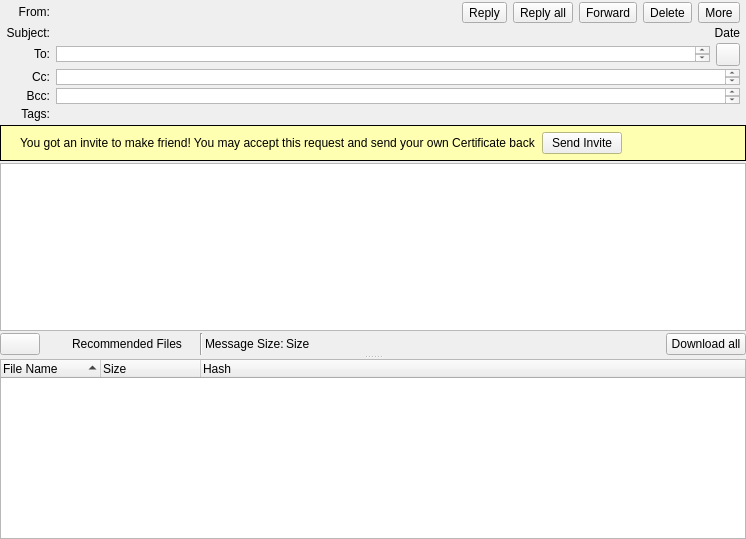
<?xml version="1.0" encoding="UTF-8"?>
<ui version="4.0">
 <class>MessageWidget</class>
 <widget class="QWidget" name="MessageWidget">
  <property name="geometry">
   <rect>
    <x>0</x>
    <y>0</y>
    <width>746</width>
    <height>539</height>
   </rect>
  </property>
  <layout class="QHBoxLayout" name="MessageWidgetHLayout">
   <property name="leftMargin">
    <number>0</number>
   </property>
   <property name="topMargin">
    <number>2</number>
   </property>
   <property name="rightMargin">
    <number>0</number>
   </property>
   <property name="bottomMargin">
    <number>0</number>
   </property>
   <item>
    <widget class="QSplitter" name="mainSplitter">
     <property name="orientation">
      <enum>Qt::Vertical</enum>
     </property>
     <widget class="QSplitter" name="msgSplitter">
      <property name="orientation">
       <enum>Qt::Vertical</enum>
      </property>
      <widget class="QWidget" name="layoutWidget">
       <layout class="QVBoxLayout" name="msgSplitterVLayout">
        <property name="spacing">
         <number>2</number>
        </property>
        <item>
         <layout class="QGridLayout" name="msgSplitterGLayout">
          <property name="leftMargin">
           <number>6</number>
          </property>
          <property name="rightMargin">
           <number>6</number>
          </property>
          <property name="horizontalSpacing">
           <number>6</number>
          </property>
          <property name="verticalSpacing">
           <number>3</number>
          </property>
          <item row="1" column="4">
           <widget class="QLabel" name="dateText">
            <property name="sizePolicy">
             <sizepolicy hsizetype="Minimum" vsizetype="Preferred">
              <horstretch>0</horstretch>
              <verstretch>0</verstretch>
             </sizepolicy>
            </property>
            <property name="font">
             <font>
              <pointsize>9</pointsize>
             </font>
            </property>
            <property name="layoutDirection">
             <enum>Qt::LeftToRight</enum>
            </property>
            <property name="text">
             <string notr="true">Date</string>
            </property>
            <property name="alignment">
             <set>Qt::AlignRight|Qt::AlignTrailing|Qt::AlignVCenter</set>
            </property>
            <property name="textInteractionFlags">
             <set>Qt::LinksAccessibleByMouse|Qt::TextSelectableByMouse</set>
            </property>
           </widget>
          </item>
          <item row="0" column="2" colspan="3">
           <layout class="QHBoxLayout" name="subjectHLayout">
            <property name="spacing">
             <number>6</number>
            </property>
            <item>
             <widget class="QToolButton" name="replyButton">
              <property name="text">
               <string>Reply</string>
              </property>
              <property name="icon">
               <iconset resource="../icons.qrc">
                <normaloff>:/icons/mail/reply.png</normaloff>:/icons/mail/reply.png</iconset>
              </property>
              <property name="iconSize">
               <size>
                <width>22</width>
                <height>22</height>
               </size>
              </property>
              <property name="toolButtonStyle">
               <enum>Qt::ToolButtonTextBesideIcon</enum>
              </property>
             </widget>
            </item>
            <item>
             <widget class="QToolButton" name="replyallButton">
              <property name="toolTip">
               <string>&lt;html&gt;&lt;head/&gt;&lt;body&gt;&lt;p&gt;Reply to All&lt;/p&gt;&lt;/body&gt;&lt;/html&gt;</string>
              </property>
              <property name="text">
               <string>Reply all</string>
              </property>
              <property name="icon">
               <iconset resource="../icons.qrc">
                <normaloff>:/icons/mail/reply-all.png</normaloff>:/icons/mail/reply-all.png</iconset>
              </property>
              <property name="iconSize">
               <size>
                <width>22</width>
                <height>22</height>
               </size>
              </property>
              <property name="toolButtonStyle">
               <enum>Qt::ToolButtonTextBesideIcon</enum>
              </property>
             </widget>
            </item>
            <item>
             <widget class="QToolButton" name="forwardButton">
              <property name="toolTip">
               <string>&lt;html&gt;&lt;head/&gt;&lt;body&gt;&lt;p&gt;Forward selected Message&lt;/p&gt;&lt;/body&gt;&lt;/html&gt;</string>
              </property>
              <property name="text">
               <string>Forward</string>
              </property>
              <property name="icon">
               <iconset resource="../icons.qrc">
                <normaloff>:/icons/mail/foward.png</normaloff>:/icons/mail/foward.png</iconset>
              </property>
              <property name="iconSize">
               <size>
                <width>22</width>
                <height>22</height>
               </size>
              </property>
              <property name="toolButtonStyle">
               <enum>Qt::ToolButtonTextBesideIcon</enum>
              </property>
             </widget>
            </item>
            <item>
             <widget class="QToolButton" name="deleteButton">
              <property name="text">
               <string>Delete</string>
              </property>
              <property name="icon">
               <iconset resource="../icons.qrc">
                <normaloff>:/icons/mail/delete.png</normaloff>:/icons/mail/delete.png</iconset>
              </property>
              <property name="iconSize">
               <size>
                <width>22</width>
                <height>22</height>
               </size>
              </property>
              <property name="toolButtonStyle">
               <enum>Qt::ToolButtonTextBesideIcon</enum>
              </property>
             </widget>
            </item>
            <item>
             <widget class="QToolButton" name="moreButton">
              <property name="sizePolicy">
               <sizepolicy hsizetype="Fixed" vsizetype="Preferred">
                <horstretch>0</horstretch>
                <verstretch>0</verstretch>
               </sizepolicy>
              </property>
              <property name="toolTip">
               <string>&lt;html&gt;&lt;head/&gt;&lt;body&gt;&lt;p&gt;More actions&lt;/p&gt;&lt;/body&gt;&lt;/html&gt;</string>
              </property>
              <property name="text">
               <string>More</string>
              </property>
              <property name="icon">
               <iconset resource="../icons.qrc">
                <normaloff>:/icons/png/options2.png</normaloff>:/icons/png/options2.png</iconset>
              </property>
              <property name="iconSize">
               <size>
                <width>22</width>
                <height>22</height>
               </size>
              </property>
              <property name="popupMode">
               <enum>QToolButton::InstantPopup</enum>
              </property>
              <property name="toolButtonStyle">
               <enum>Qt::ToolButtonTextBesideIcon</enum>
              </property>
             </widget>
            </item>
           </layout>
          </item>
          <item row="7" column="0">
           <widget class="QLabel" name="tagsLabel">
            <property name="sizePolicy">
             <sizepolicy hsizetype="Expanding" vsizetype="Fixed">
              <horstretch>0</horstretch>
              <verstretch>0</verstretch>
             </sizepolicy>
            </property>
            <property name="text">
             <string>Tags:</string>
            </property>
            <property name="alignment">
             <set>Qt::AlignRight|Qt::AlignTrailing|Qt::AlignVCenter</set>
            </property>
           </widget>
          </item>
          <item row="1" column="0">
           <widget class="QLabel" name="subjectLabel">
            <property name="sizePolicy">
             <sizepolicy hsizetype="Expanding" vsizetype="Fixed">
              <horstretch>0</horstretch>
              <verstretch>0</verstretch>
             </sizepolicy>
            </property>
            <property name="text">
             <string>Subject:</string>
            </property>
            <property name="alignment">
             <set>Qt::AlignRight|Qt::AlignTrailing|Qt::AlignVCenter</set>
            </property>
           </widget>
          </item>
          <item row="5" column="0">
           <widget class="QLabel" name="ccLabel">
            <property name="sizePolicy">
             <sizepolicy hsizetype="Expanding" vsizetype="Fixed">
              <horstretch>0</horstretch>
              <verstretch>0</verstretch>
             </sizepolicy>
            </property>
            <property name="text">
             <string>Cc:</string>
            </property>
            <property name="alignment">
             <set>Qt::AlignRight|Qt::AlignTrailing|Qt::AlignVCenter</set>
            </property>
            <property name="wordWrap">
             <bool>false</bool>
            </property>
           </widget>
          </item>
          <item row="6" column="0">
           <widget class="QLabel" name="bccLabel">
            <property name="sizePolicy">
             <sizepolicy hsizetype="Expanding" vsizetype="Fixed">
              <horstretch>0</horstretch>
              <verstretch>0</verstretch>
             </sizepolicy>
            </property>
            <property name="text">
             <string>Bcc:</string>
            </property>
            <property name="alignment">
             <set>Qt::AlignRight|Qt::AlignTrailing|Qt::AlignVCenter</set>
            </property>
           </widget>
          </item>
          <item row="4" column="0">
           <widget class="QLabel" name="toLabel">
            <property name="sizePolicy">
             <sizepolicy hsizetype="Expanding" vsizetype="Fixed">
              <horstretch>0</horstretch>
              <verstretch>0</verstretch>
             </sizepolicy>
            </property>
            <property name="text">
             <string>To:</string>
            </property>
            <property name="alignment">
             <set>Qt::AlignRight|Qt::AlignTrailing|Qt::AlignVCenter</set>
            </property>
           </widget>
          </item>
          <item row="1" column="1" colspan="3">
           <widget class="QLabel" name="subjectText">
            <property name="sizePolicy">
             <sizepolicy hsizetype="Expanding" vsizetype="Preferred">
              <horstretch>0</horstretch>
              <verstretch>0</verstretch>
             </sizepolicy>
            </property>
            <property name="wordWrap">
             <bool>true</bool>
            </property>
            <property name="textInteractionFlags">
             <set>Qt::LinksAccessibleByMouse|Qt::TextSelectableByMouse</set>
            </property>
           </widget>
          </item>
          <item row="5" column="1" colspan="4">
           <widget class="RSTextBrowser" name="trans_CCText">
            <property name="sizePolicy">
             <sizepolicy hsizetype="Expanding" vsizetype="Maximum">
              <horstretch>0</horstretch>
              <verstretch>0</verstretch>
             </sizepolicy>
            </property>
            <property name="maximumSize">
             <size>
              <width>16777215</width>
              <height>16</height>
             </size>
            </property>
            <property name="openExternalLinks">
             <bool>true</bool>
            </property>
           </widget>
          </item>
          <item row="0" column="1">
           <widget class="QLabel" name="fromText">
            <property name="sizePolicy">
             <sizepolicy hsizetype="Expanding" vsizetype="Preferred">
              <horstretch>2</horstretch>
              <verstretch>0</verstretch>
             </sizepolicy>
            </property>
            <property name="minimumSize">
             <size>
              <width>0</width>
              <height>0</height>
             </size>
            </property>
            <property name="maximumSize">
             <size>
              <width>16777215</width>
              <height>16777215</height>
             </size>
            </property>
            <property name="scaledContents">
             <bool>true</bool>
            </property>
            <property name="openExternalLinks">
             <bool>true</bool>
            </property>
           </widget>
          </item>
          <item row="6" column="1" colspan="4">
           <widget class="RSTextBrowser" name="trans_BCCText">
            <property name="sizePolicy">
             <sizepolicy hsizetype="Expanding" vsizetype="Maximum">
              <horstretch>0</horstretch>
              <verstretch>0</verstretch>
             </sizepolicy>
            </property>
            <property name="maximumSize">
             <size>
              <width>16777215</width>
              <height>16</height>
             </size>
            </property>
            <property name="openExternalLinks">
             <bool>true</bool>
            </property>
           </widget>
          </item>
          <item row="7" column="1" colspan="4">
           <layout class="QHBoxLayout" name="tagLayout"/>
          </item>
          <item row="0" column="0">
           <widget class="QLabel" name="fromLabel">
            <property name="sizePolicy">
             <sizepolicy hsizetype="Expanding" vsizetype="Fixed">
              <horstretch>0</horstretch>
              <verstretch>0</verstretch>
             </sizepolicy>
            </property>
            <property name="text">
             <string>From:</string>
            </property>
            <property name="alignment">
             <set>Qt::AlignRight|Qt::AlignTrailing|Qt::AlignVCenter</set>
            </property>
           </widget>
          </item>
          <item row="4" column="1" colspan="4">
           <layout class="QHBoxLayout" name="horizontalLayout">
            <property name="spacing">
             <number>6</number>
            </property>
            <item>
             <widget class="RSTextBrowser" name="trans_ToText">
              <property name="sizePolicy">
               <sizepolicy hsizetype="Expanding" vsizetype="Maximum">
                <horstretch>0</horstretch>
                <verstretch>0</verstretch>
               </sizepolicy>
              </property>
              <property name="maximumSize">
               <size>
                <width>16777215</width>
                <height>16</height>
               </size>
              </property>
              <property name="openExternalLinks">
               <bool>true</bool>
              </property>
             </widget>
            </item>
            <item>
             <widget class="QToolButton" name="expandButton">
              <property name="text">
               <string/>
              </property>
              <property name="checkable">
               <bool>true</bool>
              </property>
              <property name="popupMode">
               <enum>QToolButton::InstantPopup</enum>
              </property>
              <property name="toolButtonStyle">
               <enum>Qt::ToolButtonTextBesideIcon</enum>
              </property>
             </widget>
            </item>
           </layout>
          </item>
         </layout>
        </item>
        <item>
         <widget class="RSImageBlockWidget" name="imageBlockWidget" native="true">
          <property name="sizePolicy">
           <sizepolicy hsizetype="Preferred" vsizetype="Maximum">
            <horstretch>0</horstretch>
            <verstretch>0</verstretch>
           </sizepolicy>
          </property>
         </widget>
        </item>
        <item>
         <widget class="QFrame" name="info_Frame_Invite">
          <property name="palette">
           <palette>
            <active>
             <colorrole role="WindowText">
              <brush brushstyle="SolidPattern">
               <color alpha="255">
                <red>0</red>
                <green>0</green>
                <blue>0</blue>
               </color>
              </brush>
             </colorrole>
             <colorrole role="Base">
              <brush brushstyle="SolidPattern">
               <color alpha="255">
                <red>255</red>
                <green>255</green>
                <blue>255</blue>
               </color>
              </brush>
             </colorrole>
             <colorrole role="Window">
              <brush brushstyle="SolidPattern">
               <color alpha="255">
                <red>255</red>
                <green>255</green>
                <blue>178</blue>
               </color>
              </brush>
             </colorrole>
            </active>
            <inactive>
             <colorrole role="WindowText">
              <brush brushstyle="SolidPattern">
               <color alpha="255">
                <red>0</red>
                <green>0</green>
                <blue>0</blue>
               </color>
              </brush>
             </colorrole>
             <colorrole role="Base">
              <brush brushstyle="SolidPattern">
               <color alpha="255">
                <red>255</red>
                <green>255</green>
                <blue>255</blue>
               </color>
              </brush>
             </colorrole>
             <colorrole role="Window">
              <brush brushstyle="SolidPattern">
               <color alpha="255">
                <red>255</red>
                <green>255</green>
                <blue>178</blue>
               </color>
              </brush>
             </colorrole>
            </inactive>
            <disabled>
             <colorrole role="WindowText">
              <brush brushstyle="SolidPattern">
               <color alpha="255">
                <red>154</red>
                <green>154</green>
                <blue>154</blue>
               </color>
              </brush>
             </colorrole>
             <colorrole role="Base">
              <brush brushstyle="SolidPattern">
               <color alpha="255">
                <red>255</red>
                <green>255</green>
                <blue>178</blue>
               </color>
              </brush>
             </colorrole>
             <colorrole role="Window">
              <brush brushstyle="SolidPattern">
               <color alpha="255">
                <red>255</red>
                <green>255</green>
                <blue>178</blue>
               </color>
              </brush>
             </colorrole>
            </disabled>
           </palette>
          </property>
          <property name="autoFillBackground">
           <bool>true</bool>
          </property>
          <property name="styleSheet">
           <string notr="true"/>
          </property>
          <property name="frameShape">
           <enum>QFrame::Box</enum>
          </property>
          <layout class="QHBoxLayout" name="info_Frame_Invite_HL">
           <property name="leftMargin">
            <number>6</number>
           </property>
           <property name="topMargin">
            <number>6</number>
           </property>
           <property name="rightMargin">
            <number>6</number>
           </property>
           <property name="bottomMargin">
            <number>6</number>
           </property>
           <item>
            <widget class="QLabel" name="infoPixmap_Invite">
             <property name="maximumSize">
              <size>
               <width>16</width>
               <height>16</height>
              </size>
             </property>
             <property name="text">
              <string/>
             </property>
             <property name="pixmap">
              <pixmap resource="../images.qrc">:/images/info16.png</pixmap>
             </property>
             <property name="alignment">
              <set>Qt::AlignLeading|Qt::AlignLeft|Qt::AlignTop</set>
             </property>
            </widget>
           </item>
           <item>
            <widget class="QLabel" name="infoLabel_Invite">
             <property name="text">
              <string notr="true">You got an invite to make friend! You may accept this request and send your own Certificate back</string>
             </property>
            </widget>
           </item>
           <item>
            <widget class="QPushButton" name="sendInviteButton">
             <property name="text">
              <string>Send Invite</string>
             </property>
            </widget>
           </item>
           <item>
            <spacer name="inviteHSpacer">
             <property name="orientation">
              <enum>Qt::Horizontal</enum>
             </property>
             <property name="sizeHint" stdset="0">
              <size>
               <width>40</width>
               <height>20</height>
              </size>
             </property>
            </spacer>
           </item>
          </layout>
         </widget>
        </item>
        <item>
         <widget class="RSTextBrowser" name="msgText">
          <property name="sizePolicy">
           <sizepolicy hsizetype="Expanding" vsizetype="Expanding">
            <horstretch>0</horstretch>
            <verstretch>0</verstretch>
           </sizepolicy>
          </property>
          <property name="openLinks">
           <bool>false</bool>
          </property>
         </widget>
        </item>
        <item>
         <layout class="QHBoxLayout" name="filesHLayout">
          <item>
           <layout class="QGridLayout" name="filesGLayout">
            <property name="leftMargin">
             <number>0</number>
            </property>
            <property name="topMargin">
             <number>0</number>
            </property>
            <property name="rightMargin">
             <number>3</number>
            </property>
            <property name="bottomMargin">
             <number>0</number>
            </property>
            <property name="spacing">
             <number>6</number>
            </property>
            <item row="0" column="2">
             <widget class="QLabel" name="attLabel">
              <property name="text">
               <string/>
              </property>
              <property name="pixmap">
               <pixmap resource="../icons.qrc">:/icons/mail/attach24.png</pixmap>
              </property>
             </widget>
            </item>
            <item row="0" column="4">
             <widget class="QLabel" name="recFilesLabel">
              <property name="text">
               <string>Recommended Files</string>
              </property>
             </widget>
            </item>
            <item row="0" column="0">
             <widget class="QPushButton" name="expandFilesButton">
              <property name="focusPolicy">
               <enum>Qt::NoFocus</enum>
              </property>
              <property name="text">
               <string/>
              </property>
              <property name="icon">
               <iconset resource="../icons.qrc">
                <normaloff>:/icons/png/down-arrow.png</normaloff>:/icons/png/down-arrow.png</iconset>
              </property>
              <property name="checkable">
               <bool>true</bool>
              </property>
              <property name="checked">
               <bool>false</bool>
              </property>
             </widget>
            </item>
            <item row="0" column="3">
             <widget class="QLabel" name="filesText">
              <property name="text">
               <string/>
              </property>
             </widget>
            </item>
            <item row="0" column="5">
             <widget class="QLabel" name="filesSize">
              <property name="text">
               <string/>
              </property>
             </widget>
            </item>
           </layout>
          </item>
          <item>
           <widget class="Line" name="line">
            <property name="orientation">
             <enum>Qt::Vertical</enum>
            </property>
           </widget>
          </item>
          <item>
           <widget class="QLabel" name="label">
            <property name="text">
             <string>Message Size:</string>
            </property>
           </widget>
          </item>
          <item>
           <widget class="QLabel" name="sizeLabel">
            <property name="text">
             <string>Size</string>
            </property>
           </widget>
          </item>
          <item>
           <spacer name="filesHSpacer">
            <property name="orientation">
             <enum>Qt::Horizontal</enum>
            </property>
            <property name="sizeHint" stdset="0">
             <size>
              <width>351</width>
              <height>20</height>
             </size>
            </property>
           </spacer>
          </item>
          <item>
           <widget class="QPushButton" name="downloadButton">
            <property name="focusPolicy">
             <enum>Qt::NoFocus</enum>
            </property>
            <property name="toolTip">
             <string>Download all Recommended Files</string>
            </property>
            <property name="text">
             <string>Download all</string>
            </property>
            <property name="icon">
             <iconset resource="../icons.qrc">
              <normaloff>:/icons/png/download.png</normaloff>:/icons/png/download.png</iconset>
            </property>
           </widget>
          </item>
         </layout>
        </item>
       </layout>
      </widget>
     </widget>
     <widget class="QTreeWidget" name="msgList">
      <property name="contextMenuPolicy">
       <enum>Qt::CustomContextMenu</enum>
      </property>
      <property name="sortingEnabled">
       <bool>true</bool>
      </property>
      <property name="allColumnsShowFocus">
       <bool>true</bool>
      </property>
      <column>
       <property name="text">
        <string>File Name</string>
       </property>
      </column>
      <column>
       <property name="text">
        <string>Size</string>
       </property>
      </column>
      <column>
       <property name="text">
        <string>Hash</string>
       </property>
      </column>
     </widget>
    </widget>
   </item>
  </layout>
  <action name="actionPrint">
   <property name="text">
    <string>Print</string>
   </property>
  </action>
  <action name="actionPrintPreview">
   <property name="text">
    <string>Print Preview</string>
   </property>
  </action>
  <action name="actionSaveAs">
   <property name="text">
    <string>Save as</string>
   </property>
  </action>
  <action name="actionTextBesideIcon">
   <property name="text">
    <string>Buttons Text Beside Icon</string>
   </property>
   <property name="toolTip">
    <string>Buttons Text Beside Icon</string>
   </property>
  </action>
  <action name="actionIconOnly">
   <property name="text">
    <string>Buttons Icon only</string>
   </property>
  </action>
 </widget>
 <customwidgets>
  <customwidget>
   <class>RSTextBrowser</class>
   <extends>QTextBrowser</extends>
   <header>gui/common/RSTextBrowser.h</header>
  </customwidget>
  <customwidget>
   <class>RSImageBlockWidget</class>
   <extends>QWidget</extends>
   <header>gui/common/RSImageBlockWidget.h</header>
   <container>1</container>
  </customwidget>
 </customwidgets>
 <resources>
  <include location="../icons.qrc"/>
  <include location="../images.qrc"/>
 </resources>
 <connections>
  <connection>
   <sender>expandFilesButton</sender>
   <signal>clicked(bool)</signal>
   <receiver>msgList</receiver>
   <slot>setVisible(bool)</slot>
   <hints>
    <hint type="sourcelabel">
     <x>672</x>
     <y>334</y>
    </hint>
    <hint type="destinationlabel">
     <x>348</x>
     <y>432</y>
    </hint>
   </hints>
  </connection>
 </connections>
</ui>
